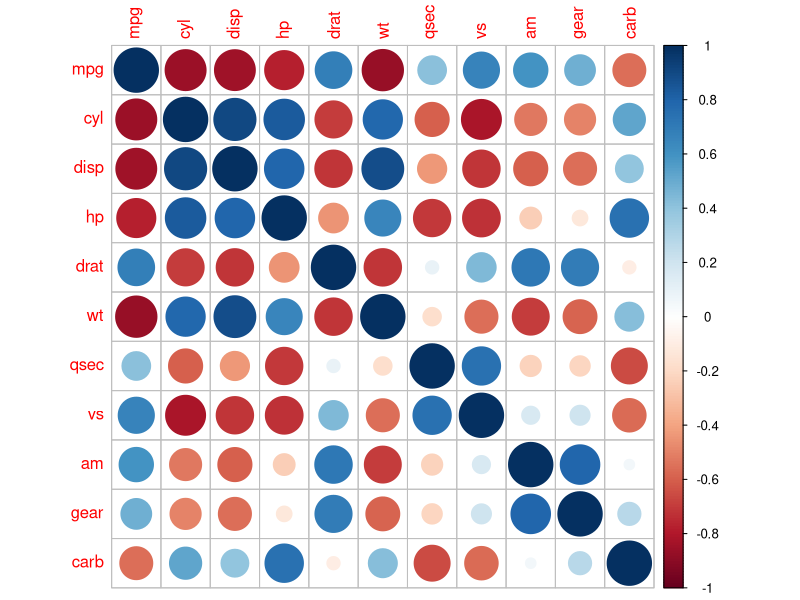
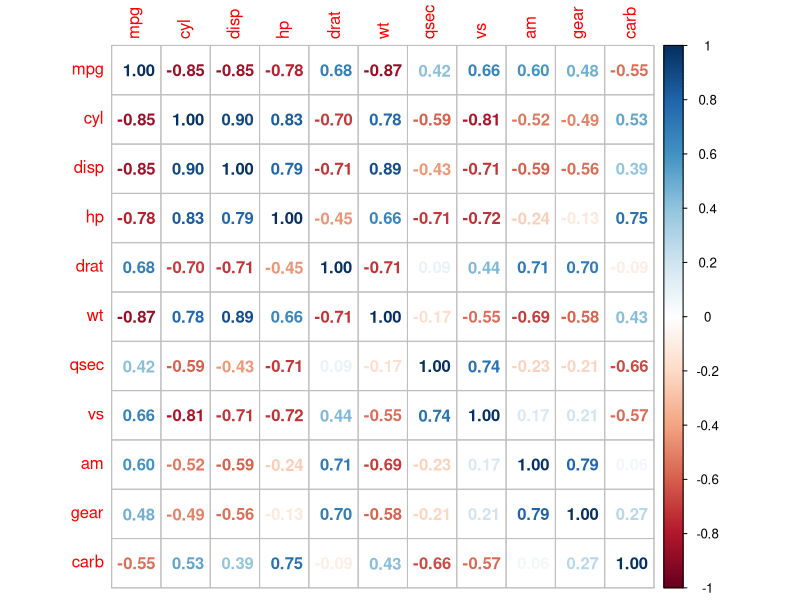
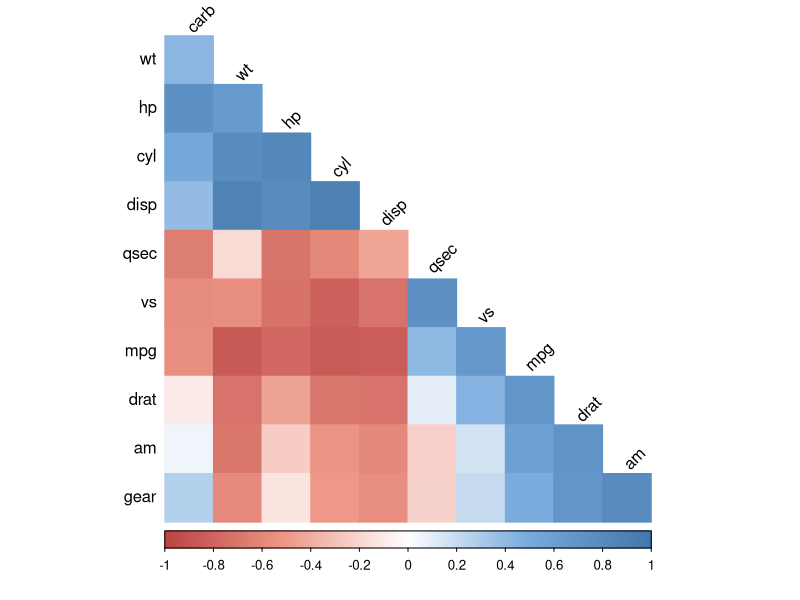

Recreate these plots in R, in order.
library(ggplot2)
library(dplyr)
install.packages("corrplot")
library(corrplot)



mpg = as.data.frame(ggplot2::mpg)
mpg_diff = mpg %>% select(class, cty) %>% filter(class %in% c("compact", "suv"))

head(mpg_diff)
table(mpg_diff$class)
mpg$fl

t.test(data=mpg_diff, cty~class, var.equal=T)

mpg_diff2 = mpg %>% select(fl, cty) %>%  filter(fl %in% c("r", "p"))

table(mpg_diff2$fl)

t.test(data=mpg_diff2, cty ~ fl, var.equal=T)

economics = as.data.frame(ggplot2::economics)
cor.test(economics$unemploy, economics$pce)

head(mtcars)

car_cor=cor(mtcars)
round(car_cor, 2)


corrplot(car_cor)
corrplot(car_cor, method="number")

col=colorRampPalette(c("#BB4444", "#EE9988", "#FFFFFF", "#77AADD", "#4477AA"))

corrplot(car_cor, 
         method='color', 
         col=col(200), 
         type="lower", 
         order="hclust", 
         addCoeef.col="black", 
         tl.col="black", 
         tl.srt=45, 
         diag=F)
